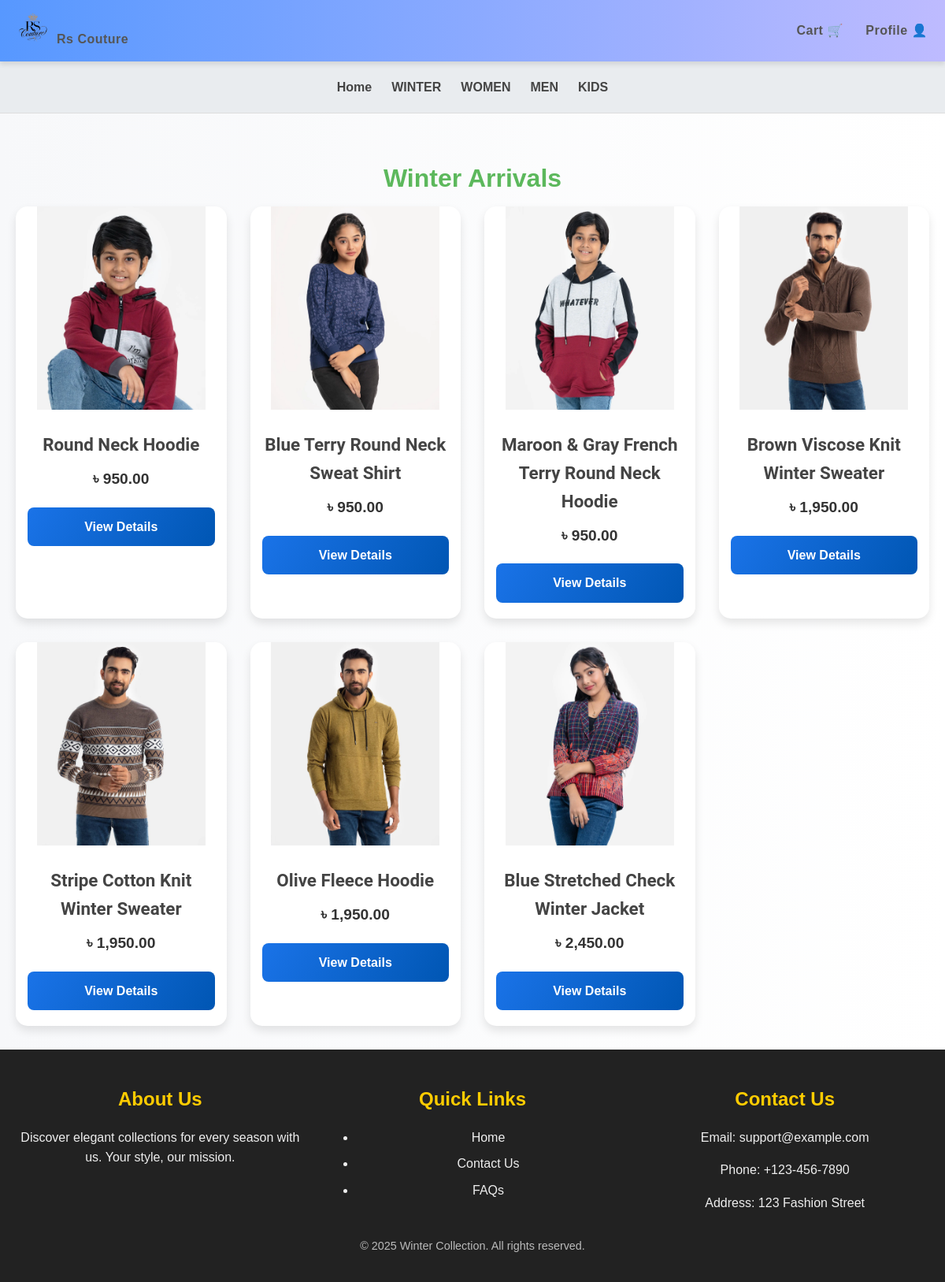
The app's page /winter.php with its own data.
### tables this page shows
CREATE TABLE `winter` (
  `id` int(11) NOT NULL,
  `name` varchar(255) NOT NULL,
  `price` decimal(10,2) NOT NULL,
  `color` varchar(50) DEFAULT NULL,
  `sizes` enum('S','M','L','XL','XXL') DEFAULT NULL,
  `stock` int(11) NOT NULL,
  `description` text DEFAULT NULL,
  `images` text DEFAULT NULL,
  `created_at` timestamp NOT NULL DEFAULT current_timestamp()
);

### winter.php (the view, shortened to what this page needs)
<?php
$conn = new mysqli('localhost', 'root', '', 'fashion_store');
$winterQuery = "SELECT id, name, price, images FROM winter ORDER BY id";
$winterResult = $conn->query($winterQuery);
?>
<!DOCTYPE html>
<html lang="en">
<head>
    <link rel="stylesheet" href="style.css">
     <?php include 'header.php'; ?>
</head>
<body>
<div class="winter-section">
        <h2>Winter Arrivals</h2>
        <div class="product-grid">
            <?php while ($product = $winterResult->fetch_assoc()): ?>
                <?php
                    $images = explode(',', $product['images']);
                    $mainImage = $images[0];
                ?>
                <div class="product-card">
                <a href="product.php?id=<?php echo $product['id']; ?>&table=winter">
                        <img src="<?php echo $mainImage; ?>" alt="<?php echo $product['name']; ?>" class="product-image">
                        <h3><?php echo $product['name']; ?></h3>
                    </a>
                    <p class="product-price">৳ <?php echo number_format($product['price'], 2); ?></p>
                    <a href="product.php?id=<?php echo $product['id']; ?>&table=winter" class="view-details-button">View Details</a>
                </div>
            <?php endwhile; ?>
        </div>
    </div>
    <?php include 'footer.php'; ?>
</body>
</html>

### style.css (style rules this page uses)
body { margin: 0; font-family: 'Poppins', sans-serif; line-height: 1.6; background-color: #f8f9fa; color: #333; justify-content: center; align-items: center; }
a { text-decoration: none; color: inherit; transition: color 0.3s ease, text-shadow 0.3s ease; }
.winter-section { padding: 30px 20px; text-align: center; background: linear-gradient(to right, #f7f8fa, #ffffff); }
.winter-section h2 { font-size: 2rem; margin-bottom: 10px; color: #5cb85c; }
.winter-section p { font-size: 1.2rem; color: #333; }

### winter.php (style rules this page uses)
.product-grid { display: grid; grid-template-columns: repeat(auto-fit, minmax(250px, 1fr)); gap: 30px; justify-content: center; }
.product-card { background: #fff; border: none; border-radius: 15px; overflow: hidden; box-shadow: 0 6px 12px rgba(0, 0, 0, 0.1); transition: transform 0.3s ease-in-out, box-shadow 0.3s ease-in-out; position: relative; }
.product-card img { width: 80%; height: auto; transition: transform 0.4s ease; }
.product-card h3 { font-size: 1.4rem; margin: 20px 15px 10px; color: #444; font-family: 'Roboto', sans-serif; }
.product-price { font-size: 1.2rem; font-weight: bold; color: #1a73e8; margin: 0 15px 20px; font-family: 'Poppins', sans-serif; }
.view-details-button { display: block; margin: 0 15px 20px; padding: 12px 0; text-align: center; background: linear-gradient(120deg, #1a73e8, #0056b3); color: #fff; border-radius: 8px; text-decoration: none; font-weight: bold; font-family: 'Poppins', sans-serif; transition: all 0.3s ease; }

### records on screen
winter: name (picture), name "Round Neck Hoodie", price "950.00"
winter: name (picture), name "Blue Terry Round Neck Sweat Shirt", price "950.00"
winter: name (picture), name "Maroon & Gray French Terry Round Neck Hoodie", price "950.00"
winter: name (picture), name "Brown Viscose Knit Winter Sweater", price "1,950.00"
winter: name (picture), name "Stripe Cotton Knit Winter Sweater", price "1,950.00"
winter: name (picture), name "Olive Fleece Hoodie", price "1,950.00"
winter: name (picture), name "Blue Stretched Check Winter Jacket", price "2,450.00"
